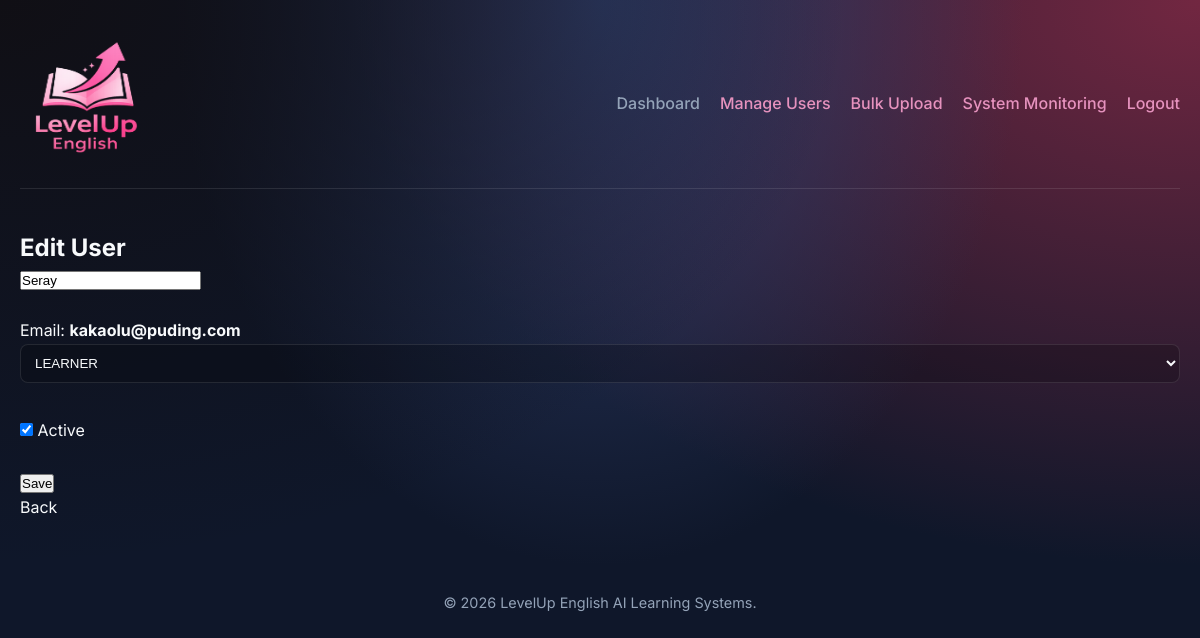
Before: /admin/user_edit.php?id=13 (signed in) with the older database file.
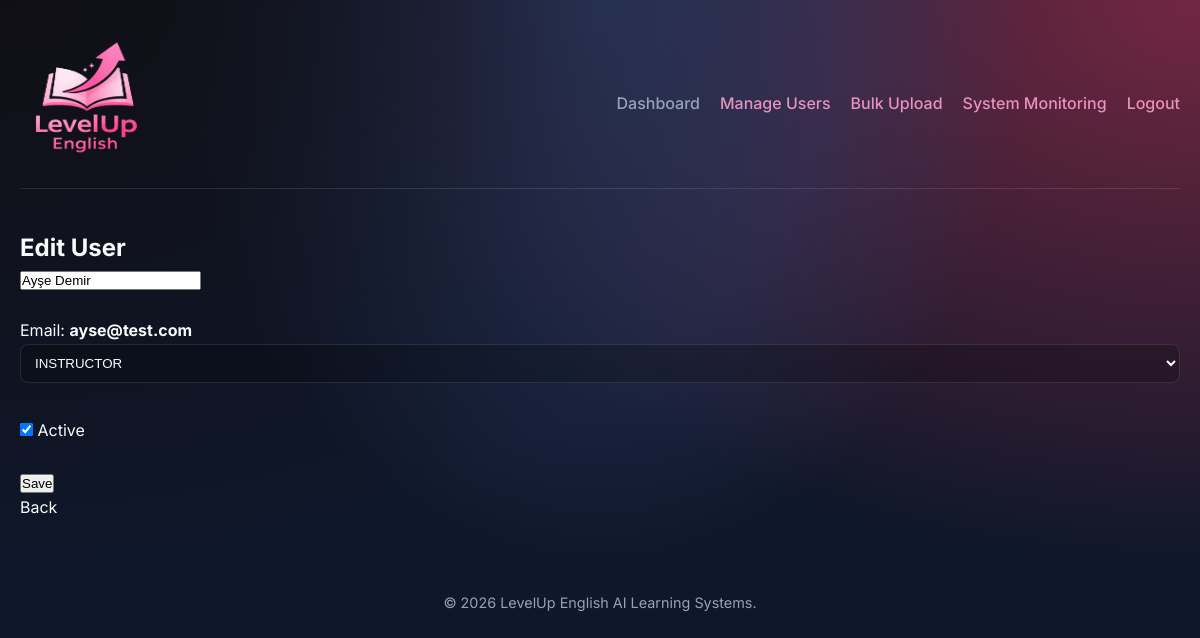
After: the same page with the newer database file.
### tables this page shows
CREATE TABLE `users` (
  `id` int(11) NOT NULL,
  `name` varchar(120) NOT NULL,
  `education_level` varchar(100) DEFAULT NULL,
  `email` varchar(190) NOT NULL,
  `password_hash` varchar(255) NOT NULL,
  `role` enum('ADMIN','INSTRUCTOR','LEARNER') NOT NULL DEFAULT 'LEARNER',
  `reset_token` varchar(255) DEFAULT NULL,
  `reset_token_expiry` datetime DEFAULT NULL,
  `active` tinyint(1) NOT NULL DEFAULT 1,
  `created_at` timestamp NOT NULL DEFAULT current_timestamp(),
  `password_plain` varchar(255) DEFAULT NULL
);

### admin/user_edit.php (the view, shortened to what this page needs)
<?php
require_once __DIR__ . "/../config/db.php";
require_once __DIR__ . "/../includes/header.php";
$id = (int)($_GET["id"] ?? 0);
$stmt = $pdo->prepare("SELECT id,name,email,role,active FROM users WHERE id=?");
$stmt->execute([$id]);
$u = $stmt->fetch(PDO::FETCH_ASSOC);
?>
<h2>Edit User</h2>
<form method="post">
  <input name="name" value="<?= htmlspecialchars($u["name"]) ?>" required><br><br>
  <p>Email: <b><?= htmlspecialchars($u["email"]) ?></b></p>
  <select name="role">
    <option value="LEARNER" <?= $u["role"]==="LEARNER"?"selected":"" ?>>LEARNER</option>
    <option value="INSTRUCTOR" <?= $u["role"]==="INSTRUCTOR"?"selected":"" ?>>INSTRUCTOR</option>
  </select><br><br>
  <label>
    <input type="checkbox" name="active" <?= ((int)$u["active"]===1)?"checked":"" ?>> Active
  </label><br><br>
  <button type="submit">Save</button>
</form>
<p><a href="/Seng321/admin/users.php">Back</a></p>
<?php
require_once __DIR__ . "/../includes/footer.php";
?>

Changed rows visible on the page:
changed users: name "Seray" → "Ayşe Demir"; email "kakaolu@puding.com" → "ayse@test.com"; role "LEARNER" → "INSTRUCTOR"
